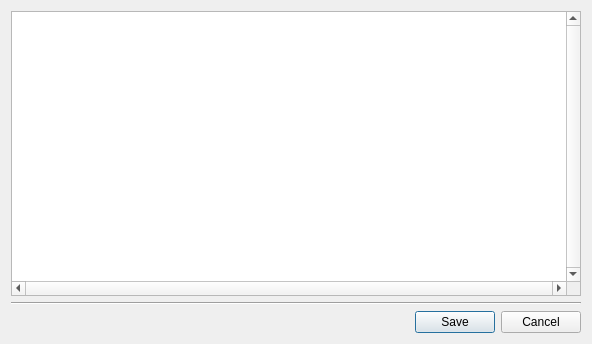
<?xml version="1.0" encoding="UTF-8"?>
<ui version="4.0">
 <class>AddressTableEditor_q</class>
 <widget class="QDialog" name="AddressTableEditor_q">
  <property name="enabled">
   <bool>true</bool>
  </property>
  <property name="geometry">
   <rect>
    <x>0</x>
    <y>0</y>
    <width>592</width>
    <height>344</height>
   </rect>
  </property>
  <property name="focusPolicy">
   <enum>Qt::StrongFocus</enum>
  </property>
  <property name="windowTitle">
   <string>Script Editor</string>
  </property>
  <layout class="QGridLayout">
   <property name="margin">
    <number>11</number>
   </property>
   <item row="0" column="0" colspan="4">
    <widget class="QTextEdit" name="editor">
     <property name="verticalScrollBarPolicy">
      <enum>Qt::ScrollBarAlwaysOn</enum>
     </property>
     <property name="horizontalScrollBarPolicy">
      <enum>Qt::ScrollBarAlwaysOn</enum>
     </property>
    </widget>
   </item>
   <item row="2" column="1">
    <spacer>
     <property name="orientation">
      <enum>Qt::Horizontal</enum>
     </property>
     <property name="sizeType">
      <enum>QSizePolicy::Expanding</enum>
     </property>
     <property name="sizeHint" stdset="0">
      <size>
       <width>40</width>
       <height>20</height>
      </size>
     </property>
    </spacer>
   </item>
   <item row="2" column="2">
    <widget class="QPushButton" name="ok_button">
     <property name="text">
      <string>Save</string>
     </property>
     <property name="default">
      <bool>true</bool>
     </property>
    </widget>
   </item>
   <item row="2" column="3">
    <widget class="QPushButton" name="cancel_button">
     <property name="text">
      <string>Cancel</string>
     </property>
    </widget>
   </item>
   <item row="1" column="0" colspan="4">
    <widget class="Line" name="line6">
     <property name="sizePolicy">
      <sizepolicy hsizetype="Minimum" vsizetype="Fixed">
       <horstretch>0</horstretch>
       <verstretch>0</verstretch>
      </sizepolicy>
     </property>
     <property name="frameShape">
      <enum>QFrame::HLine</enum>
     </property>
     <property name="frameShadow">
      <enum>QFrame::Sunken</enum>
     </property>
     <property name="orientation">
      <enum>Qt::Horizontal</enum>
     </property>
    </widget>
   </item>
  </layout>
 </widget>
 <layoutdefault spacing="6" margin="11"/>
 <tabstops>
  <tabstop>editor</tabstop>
  <tabstop>ok_button</tabstop>
  <tabstop>cancel_button</tabstop>
 </tabstops>
 <resources/>
 <connections>
  <connection>
   <sender>ok_button</sender>
   <signal>clicked()</signal>
   <receiver>AddressTableEditor_q</receiver>
   <slot>save()</slot>
   <hints>
    <hint type="sourcelabel">
     <x>20</x>
     <y>20</y>
    </hint>
    <hint type="destinationlabel">
     <x>20</x>
     <y>20</y>
    </hint>
   </hints>
  </connection>
  <connection>
   <sender>cancel_button</sender>
   <signal>clicked()</signal>
   <receiver>AddressTableEditor_q</receiver>
   <slot>reject()</slot>
   <hints>
    <hint type="sourcelabel">
     <x>20</x>
     <y>20</y>
    </hint>
    <hint type="destinationlabel">
     <x>20</x>
     <y>20</y>
    </hint>
   </hints>
  </connection>
 </connections>
 <slots>
  <slot>save()</slot>
 </slots>
</ui>
